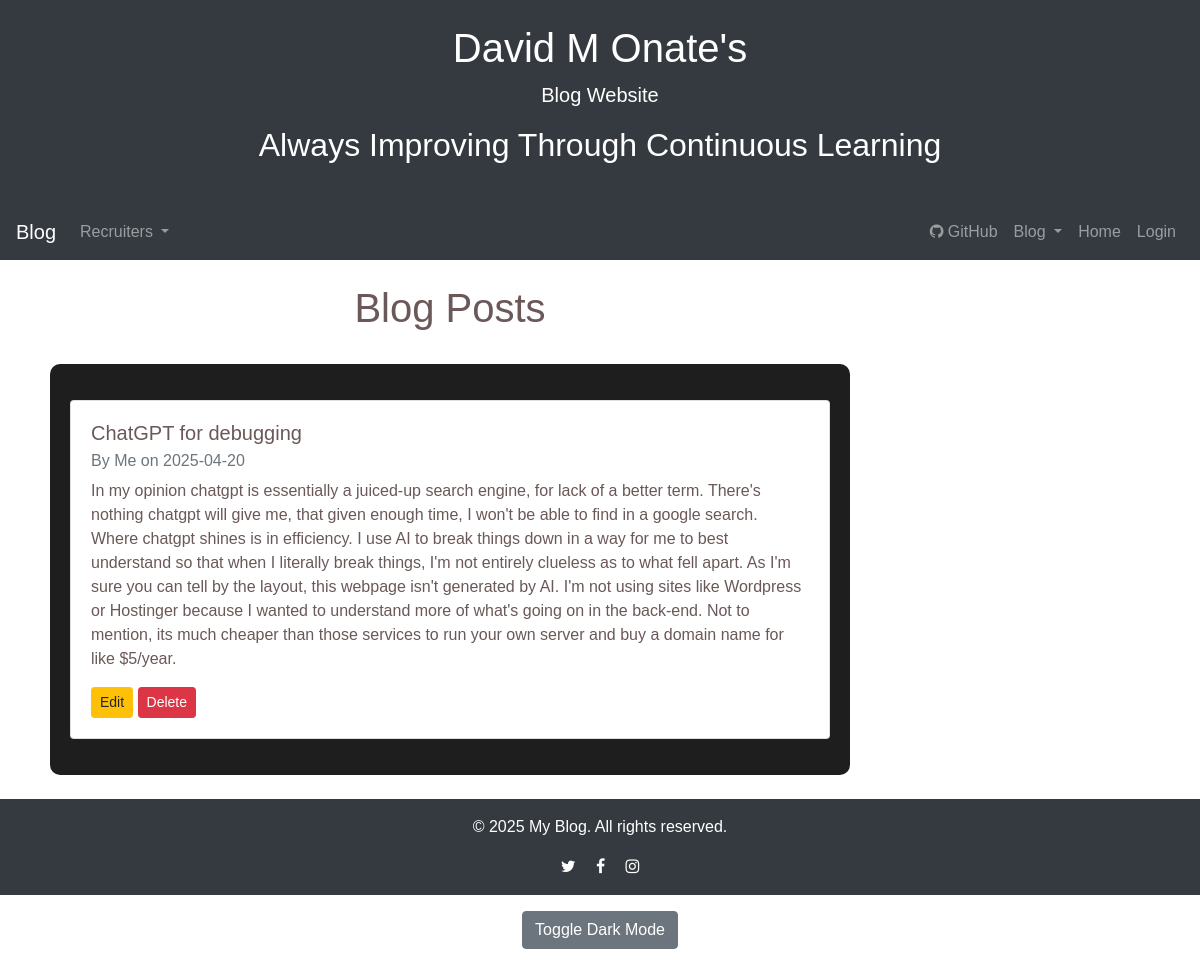
/view_posts, run on the app's committed database.
### website/models.py (models this page shows)
class BlogPost(db.Model):
    id = db.Column(db.Integer, primary_key=True)
    title = db.Column(db.String(150), nullable=False)
    content = db.Column(db.Text, nullable=False)
    author = db.Column(db.String(150), nullable=False)
    date_posted = db.Column(db.DateTime(timezone=True), default=func.now())

### website/views.py (the view)
@blog.route('/view_posts')
def view_posts():
    posts = BlogPost.query.order_by(BlogPost.id.desc()).all()
    return render_template('view_posts.html', posts=posts)

### website/templates/view_posts.html (shortened to what this page needs)
{% extends "base.html" %}
{% block content %}
<h1 class ="text-center py-4">Blog Posts</h1>
<div class="container">
    {% for post in posts %}
    <div class="card my-3">
        <div class="card-body">
            <h5 class="card-title">{{ post.title }}</h5>
            <h6 class="card-subtitle mb-2 text-muted">By {{ post.author }} on {{ post.date_posted.strftime('%Y-%m-%d') }}</h6>
            <p class="card-text">{{ post.content }}</p>
            <a href="{{ url_for('blog.edit_post', post_id=post.id) }}" class="btn btn-warning btn-sm">Edit</a>
            <button class="btn btn-danger btn-sm" onclick="deletePost('{{ post.id }}')">Delete</button>
        </div>
    </div>
    {% else %}
    <p>No blog posts available.</p>
    {% endfor %}
</div>
{% endblock %}

### website/templates/base.html (shortened to what this page needs)
<!DOCTYPE html>
<html>
  <head>
    <link
        rel="stylesheet"
        href="https://stackpath.bootstrapcdn.com/bootstrap/4.4.1/css/bootstrap.min.css"
    />
    <link
        rel="stylesheet"
        href="https://stackpath.bootstrapcdn.com/font-awesome/4.7.0/css/font-awesome.min.css"
    />
    <link rel="stylesheet" href="{{ url_for('static', filename='style.css') }}">
  </head>
  <body>
    <header class="bg-dark text-white text-center py-4">
        <h1>David M Onate's</h1>
        <p class="lead">Blog Website</p>
        <p class="lead"><h2> Always Improving Through Continuous Learning</h2></p>
    </header>
    <nav class="navbar navbar-expand-lg navbar-dark bg-dark">
        <a class="navbar-brand" href="{{ url_for('blog.view_posts') }}">Blog</a>
        <div class="collapse navbar-collapse" id="navbar">
            <ul class="navbar-nav">
                <li class="nav-item dropdown">
                    <a
                        class="nav-link dropdown-toggle"
                        href="#"
                        id="recruiterDropdown"
                        role="button"
                        data-toggle="dropdown"
                        aria-haspopup="true"
                        aria-expanded="false"
                    >
                        Recruiters
                    </a>
</li>
            </ul>
            <ul class="navbar-nav ml-auto">
                <li class="nav-item">
                    <a class="nav-link" href="https://github.com/donate312/blog_portfolio.git" target="_blank">
                        <i class="fa fa-github"></i> GitHub
                    </a>
                </li>
                <li class="nav-item dropdown">
                    <a
                        class="nav-link dropdown-toggle"
                        href="#"
                        id="blogDropdown"
                        role="button"
                        data-toggle="dropdown"
                        aria-haspopup="true"
                        aria-expanded="false"
                    >
                        Blog
                    </a>
                </li>
                <li class="nav-item"><a class="nav-link" href="{{ url_for('views.home') }}">Home</a></li>
                {% if user.is_authenticated %}
                <li class="nav-item"><a class="nav-link" href="/logout">Logout</a></li>
                {% else %}
                <li class="nav-item"><a class="nav-link" href="/login">Login</a></li>
                {% endif %}
            </ul>
        </div>
    </nav>
            <div class="col-md-9">
                {% block content %}
                {% endblock %}
            </div>
    <footer class="bg-dark text-white text-center py-3 mt-4">
        <p>&copy; 2025 My Blog. All rights reserved.</p>
        <a href="https://twitter.com" class="text-white mx-2"><i class="fa fa-twitter"></i></a>
        <a href="https://facebook.com" class="text-white mx-2"><i class="fa fa-facebook"></i></a>
        <a href="https://instagram.com" class="text-white mx-2"><i class="fa fa-instagram"></i></a>
    </footer>
    <div class="text-center my-3">
        <button id="theme-toggle" class="btn btn-secondary">Toggle Dark Mode</button>
    </div>
  </body>
</html>

### website/static/style.css (style rules this page uses)
body { background-color: #ffffff; color: #6b5858; font-family: Arial, sans-serif; }
.container { max-width: 800px; margin: auto; padding: 20px; background: #1e1e1e; border-radius: 10px; box-shadow: 0 0 10px rgba(255, 255, 255, 0.1); }
button { background-color: #6200ea; color: white; border: none; padding: 10px 15px; border-radius: 5px; cursor: pointer; }

### data on the page
BlogPost: title "ChatGPT for debugging", author "Me", date_posted "2025-04-20", content "In my opinion chatgpt is essentially a juiced-up search engine, for lack of a better term. There's nothing chatgpt will give me, that given enough time, I won't be able to find in a google search. Where chatgpt shines is in efficiency. I use AI to break things down in a way for me to best understand so that when I literally break things, I'm not entirely clueless as to what fell apart. As I'm sure you can tell by the layout, this webpage isn't generated by AI. I'm not using sites like Wordpress or Hostinger because I wanted to understand more of what's going on in the back-end. Not to mention, its much cheaper than those services to run your own server and buy a domain name for like $5/year."
